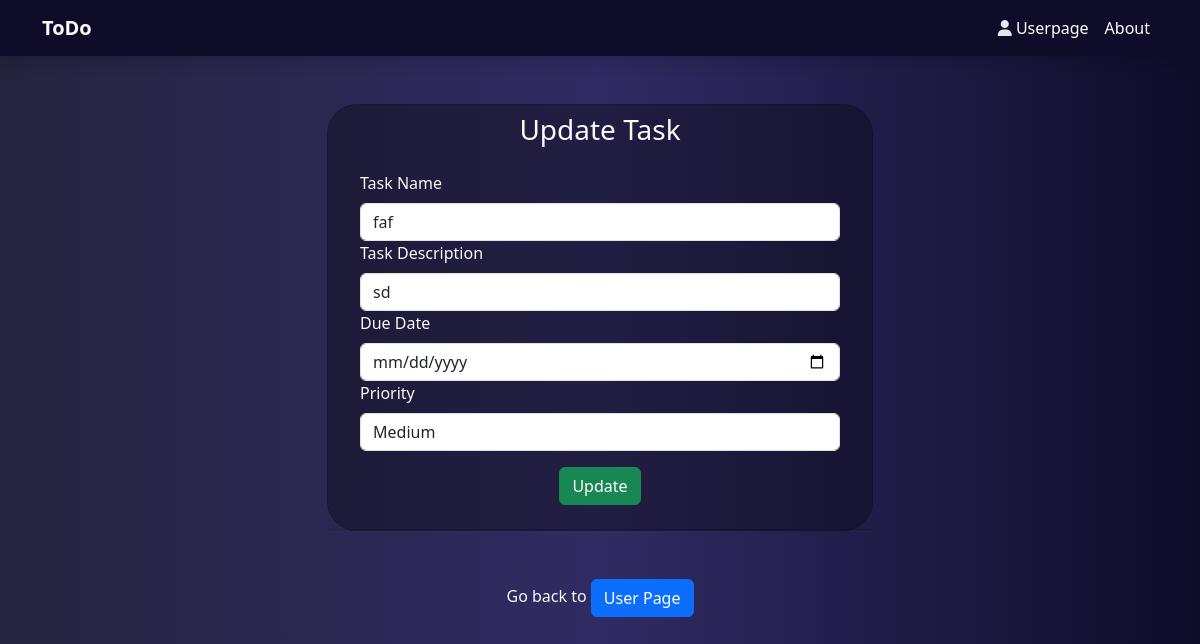
/Task_manager/update/19 (signed in), run on the app's committed database.
### Task_Manager/models.py (models this page shows, shortened)
class TaskModel(models.Model):
    Task_Name = models.CharField(max_length=100)
    Task_Description = models.TextField(max_length=100)
    Created_Date = models.DateTimeField(auto_now=True)
    Due_Date = models.DateTimeField()
    Priority_Level = [
                        ('Low','Low'),
                        ('Medium','Medium'),
                        ('High','High')
                    ]
    Priority = models.CharField(max_length=100,choices=Priority_Level)      # here choices is given as a list before , if we want  we can add it here
    Points = models.IntegerField(default=0)
    Status = models.BooleanField(default=False)
    user = models.ForeignKey(User,on_delete=models.CASCADE)

### Task_Manager/views.py (the view, shortened to what this page needs)
# urls.py: path('Task_manager/update/<int:pk>',TaskUpdate_view.as_view(),name='update'),
class TaskUpdate_view(View):
    def get(self,request,**kwargs):
        data = get_object_or_404(TaskModel,id=kwargs.get('pk'),user=request.user)
        form = Taskform(instance = data)  # we can only use instance in modelform
        return render(request,'update.html',{'form':form})

### Task_Manager/forms.py
class Taskform(forms.ModelForm):
    class Meta:
        model = TaskModel
        fields = ['Task_Name','Task_Description','Due_Date','Priority']
        widgets = {
                    'Task_Name':forms.TextInput(attrs={'class':'form-control','placeholder':'Enter Your Task Name'}),
                    'Task_Description':forms.TextInput(attrs={'class':'form-control','placeholder':'Enter Task Description'}),
                    'Due_Date':forms.DateTimeInput(attrs={'class':'form-control','placeholder':'Enter Due date','type':'date'}),
                    'Priority':forms.Select(attrs={'class':'form-control'})
                  }

### Task_Manager/templates/update.html (shortened to what this page needs)
<!DOCTYPE html>
<html lang="en">
<head>
    <link href="https://cdn.jsdelivr.net/npm/bootstrap@5.3.3/dist/css/bootstrap.min.css"
        rel="stylesheet">
    <link rel="stylesheet" href="https://cdnjs.cloudflare.com/ajax/libs/font-awesome/6.7.2/css/all.min.css">
</head>
<body style="background: #0f0c29;  /* fallback for old browsers */
                background: -webkit-linear-gradient(to right, #24243e, #302b63, #0f0c29);  /* Chrome 10-25, Safari 5.1-6 */
                background: linear-gradient(to right, #24243e, #302b63, #0f0c29); /* W3C, IE 10+/ Edge, Firefox 16+, Chrome 26+, Opera 12+, Safari 7+ */">
    <nav class="navbar navbar-expand-lg  shadow" style="background-color:#0f0c29;">
        <div class="container">
            <a class="navbar-brand text-white fw-bold" href="#">ToDo</a>
            <div class="collapse navbar-collapse " id="navbarSupportedContent">
                <ul class="navbar-nav ms-auto mb-2 mb-lg-0 ">
                    <li class="nav-item">
                        <a class="nav-link active text-white" aria-current="page"
                            href="{%url 'userpage' %}"><i class="fa-solid fa-user" style="color: #e5e7eb;"></i>
                                Userpage</a>
                    </li>
                    <li class="nav-item">
                        <a class="nav-link text-white" href="#">About</a>
                    </li>
                </ul>
            </div>
        </div>
    </nav>
    <div class="container mt-5">
        <div class="row justify-content-center">
            <div class="col-md-6">
                <div class="card text-light" style="background: rgba(0, 0,0, 0.3); border-radius: 30px;">
                    <div class="card-header">
                        <h3 class="text-center">Update Task</h3>
                        <div class="card-body">
                            <form action="" method="post">
                                {%for i in form%}
                                    <div>
                                        <label for="" class="form-label">
                                            {{i.label}}
                                        </label>
                                        {{i}}
                                    </div>
                                {%endfor%}
                                <div class="mt-3 d-flex justify-content-center">
                                    <button type="submit" class="btn btn-success">
                                        Update</button>
                                </div>
                            </form>
                        </div>
                    </div>
                </div>
                <p class="text-center mt-5 text-light">Go back to <a href="{%url 'userpage' %}"><button type="button" class="btn btn-primary">User Page</button></a></p>
            </div>
        </div>
    </div>
</body>
</html>

### data on the page
TaskModel: form "faf" "sd" "Medium"

### other printed values
{{ i.label }} "Task Name" "Task Description" "Due Date" "Priority"
